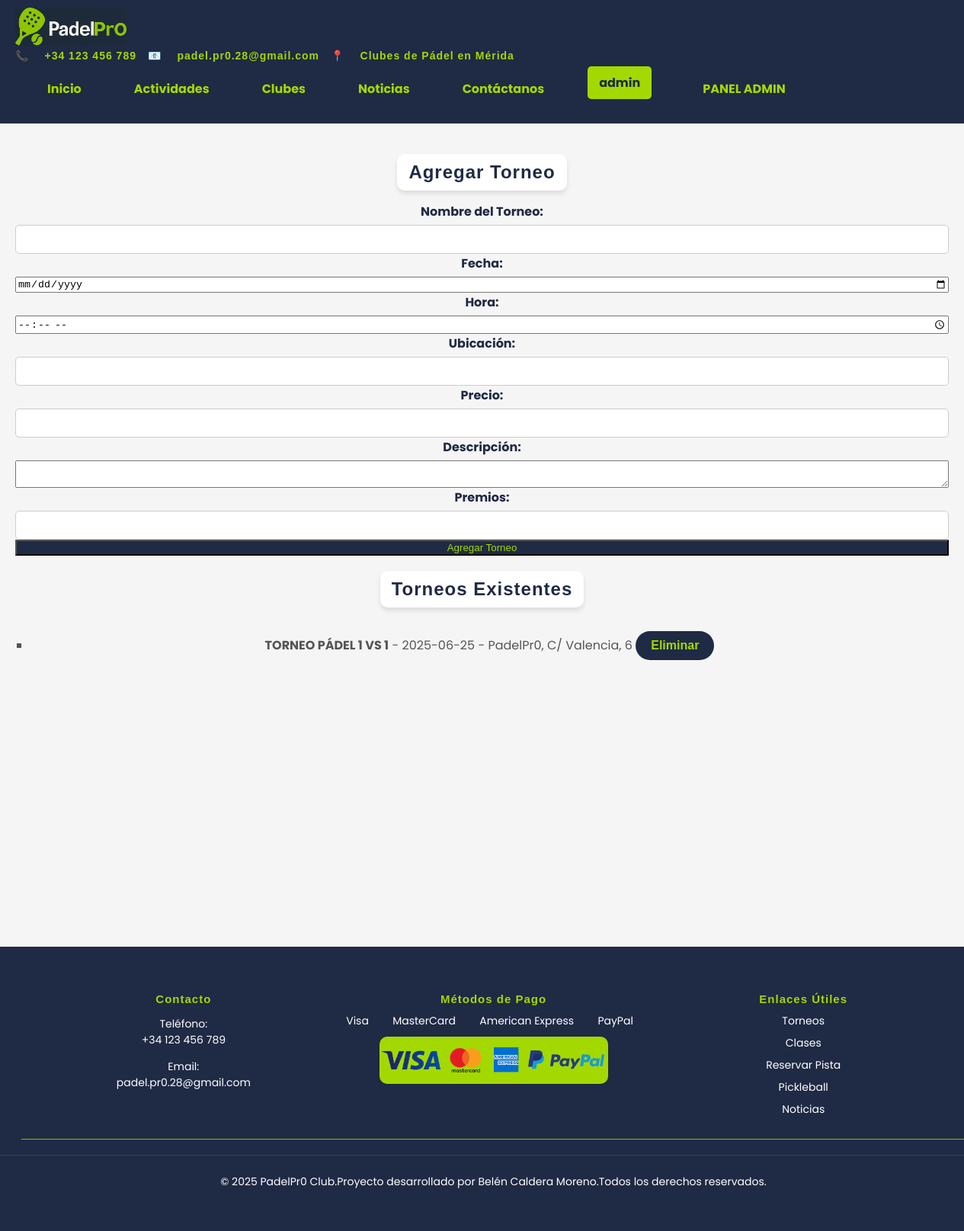
Screenshot of /admin/torneos (signed in) with the database file from the repository.
### app/models.py (models this page shows)
class Torneo(db.Model):
    id = db.Column(db.Integer, primary_key=True)
    nombre = db.Column(db.String(100), unique=True, nullable=False)
    fecha = db.Column(db.String(20), nullable=False)
    hora = db.Column(db.String(10), nullable=False)
    ubicacion = db.Column(db.String(100), nullable=False)
    precio = db.Column(db.String(20), nullable=False)
    descripcion = db.Column(db.Text, nullable=False)
    premios = db.Column(db.Text, nullable=False)
    inscritos = db.Column(db.Text, default="")  # Guarda usuarios inscritos separados por coma

### app/padel_app.py (the view)
@app.route('/admin/torneos', methods=['GET'])
@admin_required
def admin_torneos():
    torneos = Torneo.query.all()
    return render_template('admin_torneos.html', torneos=torneos)

### app/padel_app.py (called while the page is built)
@app.before_request
def make_session_permanent():
    session.permanent = True

def admin_required(f):
    @wraps(f)
    def decorated_function(*args, **kwargs):
        if not session.get('usuario') or not session.get('is_admin'):
            flash('Acceso denegado. Solo administradores pueden acceder.', 'danger')
            return redirect(url_for('login'))
        return f(*args, **kwargs)
    return decorated_function

def is_admin_user(username):
    user = Usuario.query.filter_by(usuario=username).first()
    return user and user.is_admin

### app/templates/admin_torneos.html (shortened to what this page needs)
{% extends "base.html" %}
{% block content %}
<div class="container">
    <h2 class="main-title">Agregar Torneo</h2>
    <form action="{{ url_for('add_torneo') }}" method="POST">
        <label for="nombre"><strong>Nombre del Torneo:</strong></label>
        <input type="text" id="nombre" name="nombre" required>
        <label for="fecha"><strong>Fecha:</strong></label>
        <input type="date" id="fecha" name="fecha" required>
        <label for="hora"><strong>Hora:</strong></label>
        <input type="time" id="hora" name="hora" required>
        <label for="ubicacion"><strong>Ubicación:</strong></label>
        <input type="text" id="ubicacion" name="ubicacion" required>
        <label for="precio"><strong>Precio:</strong></label>
        <input type="text" id="precio" name="precio" required>
        <label for="descripcion"><strong>Descripción:</strong></label>
        <textarea id="descripcion" name="descripcion" required></textarea>
        <label for="premios"><strong>Premios:</strong></label>
        <input type="text" id="premios" name="premios" required>
        <button type="submit">Agregar Torneo</button>
    </form>
    <h2 class="main-title">Torneos Existentes</h2>
    {% if torneos %}
        <ul>
        {% for torneo in torneos %}
            <li>
                <strong>{{ torneo.nombre }}</strong> - {{ torneo.fecha }} - {{ torneo.ubicacion }}
                <form action="{{ url_for('delete_torneo', nombre=torneo.nombre) }}" method="POST" style="display:inline;">
                    <button type="submit" class="btn btn-danger">Eliminar</button>
                </form>
            </li>
        {% endfor %}
        </ul>
    {% else %}
        <p>No hay torneos registrados.</p>
    {% endif %}
</div>
{% endblock %}

### app/static/css/styles.css (style rules this page uses)
body { background-color: #F5F5F5; font-family: 'Poppins', sans-serif; margin: 0; padding: 0; color: #2C2C2C; display: flex; flex-direction: column; min-height: 100vh; }
h2 { color: #1F2A44; text-align: center; margin-bottom: 20px; font-family: "Arial", sans-serif; font-weight: bolder; letter-spacing: 1px; }
.container p, .container ul { color: #555; font-size: 16px; line-height: 1.5; }
form { display: flex; flex-direction: column; }
label { font-weight: bold; margin-bottom: 5px; display: block; color: #1F2A44; }
input[type="text"], input[type="password"], input[type="email"] { width: 100%; padding: 10px; border: 1px solid #ccc; border-radius: 5px; font-size: 14px; box-sizing: border-box; }
button[type="submit"] { background: #1F2A44; color: #A3D900; }
.btn { display: inline-block; padding: 10px 20px; font-size: 16px; font-weight: bold; color: #ffffff; background-color: #1F2A44; border: none; border-radius: 25px; text-decoration: none; transition: background-color 0.3s ease, transform 0.2s ease; }
.btn-danger { background-color: #e74c3c; }
.container h2 { color: #1F2A44; font-weight: bold; text-align: center; background-color: #ffffff; padding: 10px 15px; border-radius: 10px; display: inline-block; box-shadow: 0 4px 6px rgba(0, 0, 0, 0.1); margin-bottom: 15px; text-decoration: none; }
h1, h2, h3, h4, h5, h6 { font-family: "Arial", sans-serif; font-weight: bolder; letter-spacing: 1px; color: #1F2A44; }
.main-title { color: #1F2A44; font-weight: bold; text-align: center; margin-bottom: 20px; background-color: #ffffff; padding: 10px 15px; border-radius: 10px; display: inline-block; box-shadow: 0 4px 6px rgba(0, 0, 0, 0.1); }
ul { padding-left: 20px; list-style-type: square; }

### rows the page displays
Torneo: nombre "TORNEO PÁDEL 1 VS 1", fecha "2025-06-25", ubicacion "PadelPr0, C/ Valencia, 6"

### other values shown
{{ session['usuario'] }} "admin"
